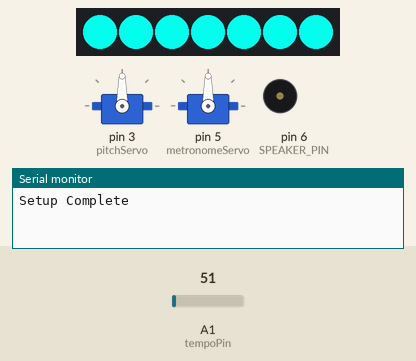
Recording of a sketch running on a simulated Arduino Uno, built with avr-gcc and run on an emulated ATmega328P. On the bench: 2 × servo, 7 RGB LEDs in strip order, left to right, buzzer (waves = sounding), the last lines printed to the serial monitor. The test bench sets the inputs (shaded band); at power-on: A1 (tempoPin) = 51.

Above: at 0.1 s.
At 0.5 s:
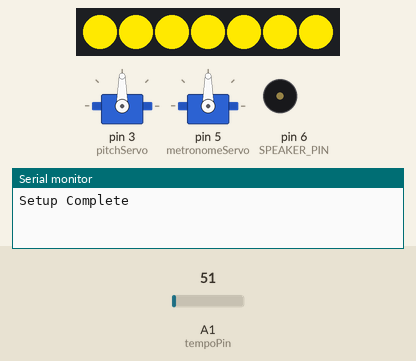
At 3.7 s:
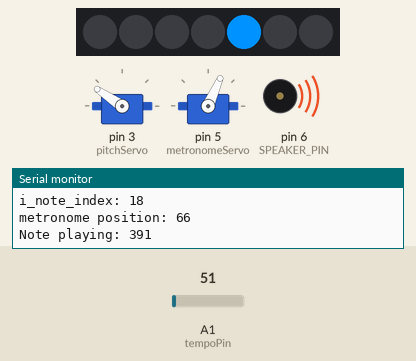
At 11.9 s:
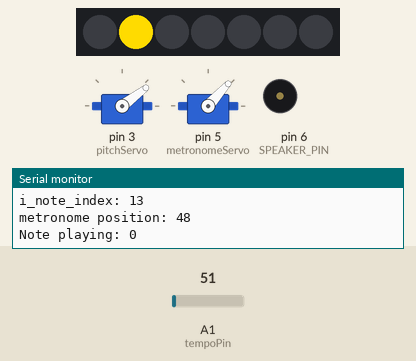
At 20.05 s:
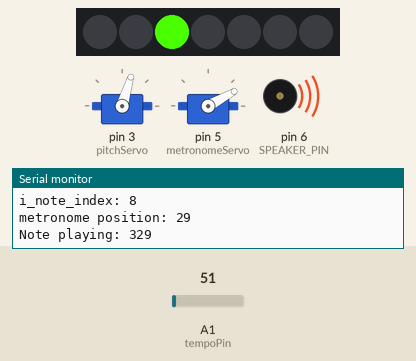
At 35.8 s:
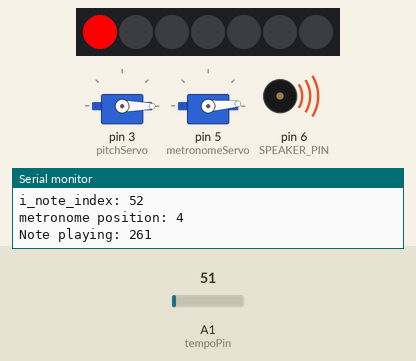
Timing chart, 0 to 40.0 s (numbered marks = the images above):
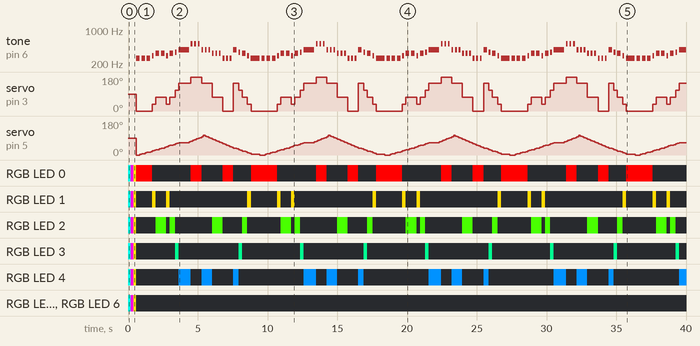

Measured:
- by itself, RGB LED 5, RGB LED 6: off → RGB(0, 255, 237) at 0.00 s, → RGB(255, 0, 223) 0.20 s later, → RGB(255, 233, 0) 0.20 s later, → off 0.20 s later
- by itself, RGB LED 1: off → RGB(0, 255, 237) at 0.00 s, → RGB(255, 0, 223) 0.20 s later, → RGB(255, 233, 0) 0.20 s later, → off 0.20 s later, … (32 changes in this stretch)
- what the display in image 2 shows lasts 0.9 s, from 3.6 s to 4.5 s

The sketch:

ece3872_clockBot_arduino.ino
```cpp
//-----------------------------------------------------
// Engineer: William Kennedy, Alex Liu, Erin-Grace Walden, Solomon Martin
// Overview:
//		When this device is turned on it listens to the conductor play
//		plays a song with the conductor. It also displays
// 		what pitches it is playing with a servo and leds
//		and displays the timing with a metronome like penduluum
// Design Name:   clocks are robots too
// File Name:     roboclock.ino
//
// Inputs:
//		Start Switch: switch to start playing the song
//		Stop switch: stops the song
//		Volume: controls the volume
//		Tempo: controls the tempo of the song
//		Octave Select: control the octave of the song
// Outputs:
//		Speaker: Used to play the song
//
//
// History:       4 February 2021 - William - File created
//
//-----------------------------------------------------

// TODO: create array for servo positions based on note (similar to the notes array)
//create lighting array
// create pendluluum rotation based on tempo
// put in code for buttons
// put in code for octave switching

#include <Servo.h>
#include <Adafruit_NeoPixel.h>
#include <stdio.h>
#include <math.h>


// OUTPUT SETUP (servos, leds, speaker)
#define LED_PIN    2
#define LED_COUNT 7
#define BRIGHTNESS 255
#define SPEAKER_PIN 6

Adafruit_NeoPixel strip(LED_COUNT, LED_PIN, NEO_GRB + NEO_KHZ800); // Declare NeoPixel strip object:
Servo pitchServo;  // create servo object to control a pitch servo
Servo metronomeServo;  // create servo object to control a metronom servo

//INPUT SETUP

int octavePin = A0;
int tempoPin = A1;
int audioInput = A2;
#define START_BUTTON 8
#define STOP_BUTTON 9

//SOUND SETUP
#define TempoCal 512
#define TempoPotMax 1023
#define PwmMax 255
#define rest 0
#define octave 4

//Music Notes based on Octave--
#define C 16.3516*pow(2,octave)
#define D 18.35405*pow(2,octave)
#define E 20.60172*pow(2,octave)
#define F 21.82676*pow(2,octave)
#define G 24.49971*pow(2,octave)
#define A 27.5*pow(2,octave)
#define B 30.86771*pow(2,octave)
#define high_C 32.70320*pow(2,octave)
#define rest 0

// servo rotations based on notes
#define Cserv 0
#define Dserv 37
#define Eserv 73
#define Fserv 110
#define Gserv 146
#define Aserv 183
#define Bserv 219
#define high_Cserv 255

// led index based on notes
#define Cled 0
#define Dled 1
#define Eled 2
#define Fled 3
#define Gled 4
#define Aled 5
#define Bled 6
#define high_Cled 0

// led color based on notes

uint32_t Ccolor = strip.ColorHSV(0);
uint32_t Dcolor = strip.ColorHSV(9362);
uint32_t Ecolor = strip.ColorHSV(18725);
uint32_t Fcolor = strip.ColorHSV(28087);
uint32_t Gcolor = strip.ColorHSV(37449);
uint32_t Acolor = strip.ColorHSV(46811);
uint32_t Bcolor = strip.ColorHSV(56174);
uint32_t high_Ccolor = strip.ColorHSV(65534);


int pitchPos = 0;    // variable to store the pitch servo position
int metronomePos = 0;    // variable to store the metronome penduluum servo position
int metronomePosMapped;

//Row Row Row Your Boat
int songLength = 54;
int notes[] = {C, rest, C, rest, C, rest, D, rest, E, rest, E, rest, D, rest, E, rest, F, rest, G, rest, high_C, rest, high_C, rest, high_C, rest, G, rest, G, rest, G, rest, E, rest, E, rest, E, rest, C, rest, C, rest, C, rest, G, rest, F, rest, E, rest, D, rest, C, rest};
int beats[] = {2,1,2,1,2,1,1,1,2,1,2,1,1,1,2,1,1,1,6,1,1,1,1,1,1,1,1,1,1,1,1,1,1,1,1,1,1,1,1,1,1,1,1,1,2,1,1,1,2,1,1,1,5,1};

//int songLength = 28;
//int notes[] = {C, C, C, D, E, E, D, E, F, G, high_C, high_C, high_C, G, G, G, E, E, E, C, C, C, G, F, E, D, C, rest};
//int beats[] = {3,3,2,1,3,2,1,2,1,6,1,1,1,1,1,1,1,1,1,1,1,1,2,1,2,1,5,1};
int song_tempo = 250;

int servoNotes[] = {Cserv, Cserv, Cserv, Cserv, Cserv, Cserv, Dserv, Dserv, Eserv, Eserv, Eserv, Eserv, Dserv, Dserv, Eserv, Eserv, Fserv, Fserv, Gserv, Gserv, high_Cserv, high_Cserv, high_Cserv, high_Cserv, high_Cserv, high_Cserv, Gserv, Gserv, Gserv, Gserv, Gserv, Gserv, Eserv, Eserv, Eserv, Eserv, Eserv, Eserv, Cserv, Cserv, Cserv, Cserv, Cserv, Cserv, Gserv, Gserv, Fserv, Fserv, Eserv, Eserv, Dserv, Dserv, Cserv, Cserv};
int ledIndexes[] = {Cled, Cled, Cled, Cled, Cled, Cled, Dled, Dled, Eled, Eled, Eled, Eled, Dled, Dled, Eled, Eled, Fled, Fled, Gled, Gled, high_Cled, high_Cled, high_Cled, high_Cled, high_Cled, high_Cled, Gled, Gled, Gled, Gled, Gled, Gled, Eled, Eled, Eled, Eled, Eled, Eled, Cled, Cled, Cled, Cled, Cled, Cled, Gled, Gled, Fled, Fled, Eled, Eled, Dled, Dled, Cled, Cled};
uint32_t ledColors[] = {Ccolor, Ccolor, Ccolor, Ccolor, Ccolor, Ccolor, Dcolor, Dcolor, Ecolor, Ecolor, Ecolor, Ecolor, Dcolor, Dcolor, Ecolor, Ecolor, Fcolor, Fcolor, Gcolor, Gcolor, high_Ccolor, high_Ccolor, high_Ccolor, high_Ccolor, high_Ccolor, high_Ccolor, Gcolor, Gcolor, Gcolor, Gcolor, Gcolor, Gcolor, Ecolor, Ecolor, Ecolor, Ecolor, Ecolor, Ecolor, Ccolor, Ccolor, Ccolor, Ccolor, Ccolor, Ccolor, Gcolor, Gcolor, Fcolor, Fcolor, Ecolor, Ecolor, Dcolor, Dcolor, Ccolor, Ccolor};


void setup() {
  pinMode(octavePin, INPUT);
  pinMode(tempoPin, INPUT);
  pinMode(START_BUTTON, INPUT);
  pinMode(STOP_BUTTON, INPUT);

  pinMode(SPEAKER_PIN, OUTPUT);

  pitchServo.attach(3);  // attaches the servo on pin 3 to the servo object
  metronomeServo.attach(5);

  strip.begin();           // INITIALIZE NeoPixel strip object (REQUIRED)
  strip.show();            // Turn OFF all pixels ASAP
  strip.setBrightness(BRIGHTNESS);

  //debug only
  Serial.begin(9600);
  Serial.print("Setup Complete\n");
}

void loop() {

  int duration;
  int tempo;
  int tempoRaw;
  int motor_speed;

  ///----------------------------------
  ///TEST PROCEDURE FOR LEDS AND SERVOS
  //------------------------------------
  solidColor(strip.ColorHSV(32000,   255,   255)); // Red
  delay(200);
  solidColor(strip.ColorHSV(56000, 255,   255)); // Green
  delay(200);
  solidColor(strip.ColorHSV(10000,   255, 255)); // Blue
  delay(200);

    //------------------------------------
    //playing THE SONG
    //------------------------------------

    int i_note_index = 0;
    while (true) /// TODO make variable that activates when its time to play
	{
      //read the tempo pot
      tempoRaw = analogRead(tempoPin);
      tempo = song_tempo*float(tempoRaw)/TempoCal;	//constrain the tempo value into something useful
      tempo = 125;
      Serial.println(tempo);


      //play the song
      duration = beats[i_note_index] * tempo;
      tone(SPEAKER_PIN, notes[i_note_index], duration);
       // set servo rotation for pitch
      pitchServo.write(servoNotes[i_note_index]);
      // metronome servo positioning
      Serial.print("i_note_index: ");
      Serial.println(i_note_index);
      metronomePos = i_note_index;
      if (metronomePos >= 27){
      	metronomePosMapped = map(metronomePos, 28, 53, 100, 0);
      }
      else {
        metronomePosMapped = map(metronomePos, 0, 27, 0, 100);
      }
      Serial.print("metronome position: ");
      Serial.println(metronomePosMapped);
      metronomeServo.write(metronomePosMapped);
//      metronomeServo.write(50); // to calibrate the middle position
      //led strip output
      strip.clear();
      strip.setPixelColor(ledIndexes[i_note_index], ledColors[i_note_index]);         //  Set pixel's color (in RAM)
      strip.show();
      Serial.print("Note playing: ");
      Serial.println(notes[i_note_index]);

      delay(duration);

      //increment the note counter
      ++i_note_index;
      if(i_note_index >= songLength)
      {
        i_note_index = 0;
        metronomePos = 0;
      }
	}

}


void solidColor(uint32_t color) {
  for(int i=0; i<strip.numPixels(); i++) {
    strip.setPixelColor(i, color);         //  Set pixel's color (in RAM)
  }
  strip.show(); // must call this everytime you want the LEDs to update
}
```
